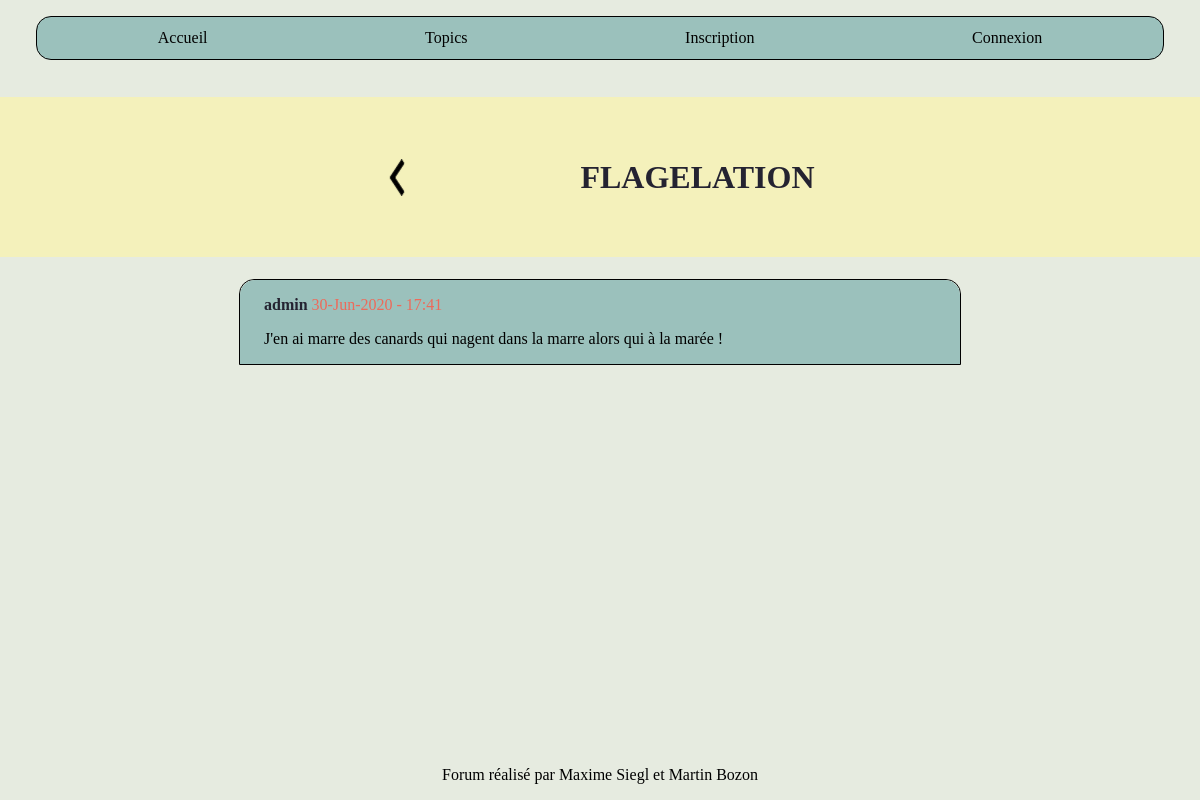
Page /messages.php?id_conv=4 on the earlier database version.
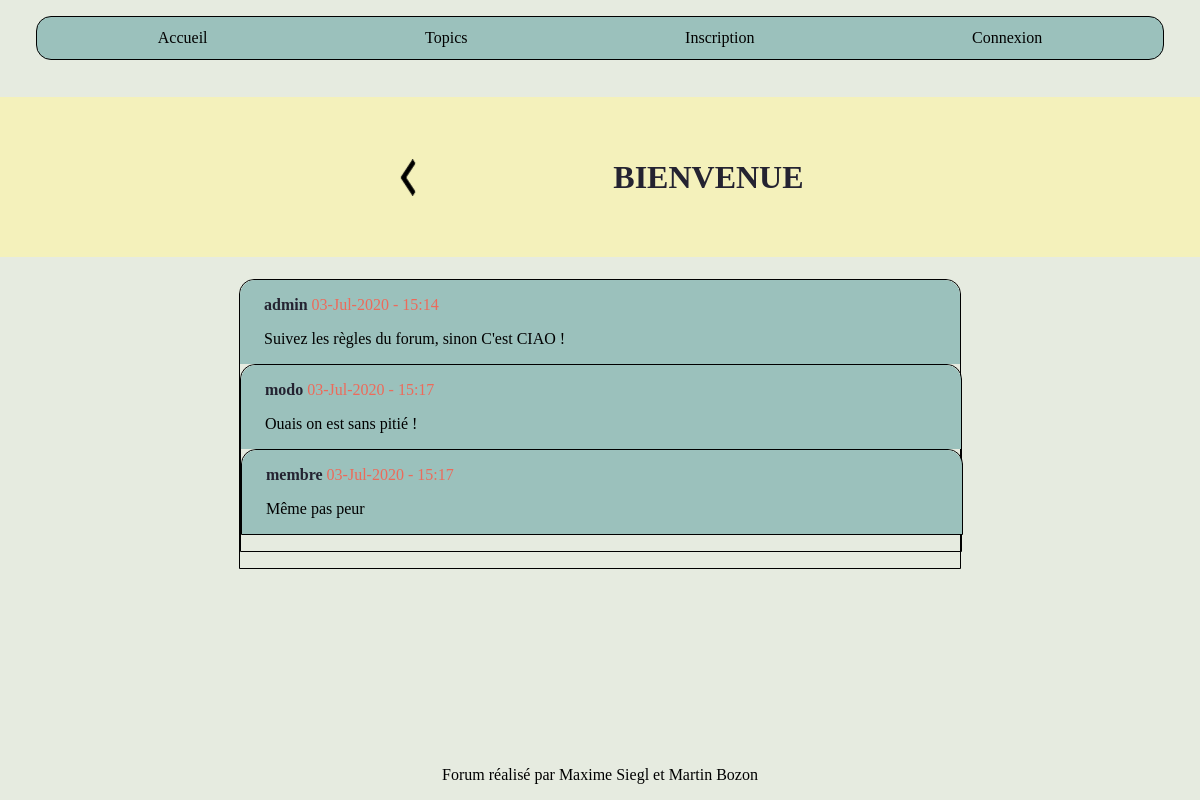
Same page on the later database version.
### tables this page shows
CREATE TABLE IF NOT EXISTS `conversations` (
  `id` int(11) NOT NULL AUTO_INCREMENT,
  `id_utilisateur` int(11) NOT NULL,
  `id_topic` int(11) NOT NULL,
  `titre` varchar(140) NOT NULL,
  `description` varchar(255) NOT NULL,
  `date` datetime NOT NULL DEFAULT current_timestamp(),
  `id_confidentialite` int(11) NOT NULL,
  PRIMARY KEY (`id`),
  KEY `id_topic` (`id_topic`)
);

CREATE TABLE IF NOT EXISTS `messages` (
  `id` int(11) NOT NULL AUTO_INCREMENT,
  `id_conversation` int(11) NOT NULL,
  `id_utilisateur` int(11) NOT NULL,
  `message` varchar(255) NOT NULL,
  `date` datetime DEFAULT current_timestamp(),
  PRIMARY KEY (`id`),
  KEY `id_conversation` (`id_conversation`)
);

CREATE TABLE IF NOT EXISTS `utilisateurs` (
  `id` int(11) NOT NULL AUTO_INCREMENT,
  `login` varchar(80) NOT NULL,
  `mdp` varchar(80) NOT NULL,
  `nom` varchar(255) NOT NULL,
  `prenom` varchar(255) NOT NULL,
  `mail` varchar(255) NOT NULL,
  `avatar` varchar(255) DEFAULT NULL,
  `id_confidentialite` int(11) NOT NULL DEFAULT 2,
  PRIMARY KEY (`id`)
);

### include/php_message.php (called while the page is built, shortened)
<?php
     if(isset($_GET["id_conv"]) && !empty($_GET["id_conv"]))
        {
            $id_conv = $_GET["id_conv"];
            $connexionbdd = connexionbdd();
            $requete_id_topic = "SELECT id_topic FROM conversations WHERE id=$id_conv";
            $query_id_topic = mysqli_query($connexionbdd, $requete_id_topic);
            $resultat_id_topic = mysqli_fetch_row($query_id_topic);
            $id_topic = $resultat_id_topic[0];
            $select_msg =  "SELECT *, DATE_FORMAT(date, '%H:%i') as heure, DATE_FORMAT(date, '%d-%b-%Y') as jour FROM utilisateurs INNER JOIN messages ON messages.id_utilisateur=utilisateurs.id WHERE id_conversation=$id_conv";
            $query_select_msg = mysqli_query($connexionbdd, $select_msg);
            $messages = mysqli_fetch_all($query_select_msg, MYSQLI_ASSOC);
            $requete_titre_conversation = "SELECT titre FROM conversations WHERE id=$id_conv";
            $query_titre_conversation = mysqli_query($connexionbdd, $requete_titre_conversation);
            $resultat_titre_conversation = mysqli_fetch_all($query_titre_conversation, MYSQLI_ASSOC);
            $titre_conversation = $resultat_titre_conversation[0]["titre"];
        }
    else
        {
            header("location:index.php");
        }
?>

### messages.php (the view, shortened to what this page needs)
<?php
    include 'include/php_message.php';
?>
<!DOCTYPE html>
<html>
<head>
    <link rel="stylesheet" href="css/style.css"/>
</head>
<body>
    <header>
        <?php include 'include/header.php';?>
    </header>
    <main id="messages">
        <h1><a href="conversation.php?id_topic=<?=$id_topic;?>" id="titre_msg"><img src="image/retour.png" alt="fleche retour" class="titre_retour"><?= mb_strtoupper($titre_conversation); ?></a></h1>
                            <?php
            foreach($messages as $numero_msg => $info_msg)
                {
                    ?>
                     <section class="messages_vu">
                            <section class="color_msg">
                                <section class="poster_a">
                                    <a href="membre.php?id_posteur=<?php echo $info_msg["id_utilisateur"];?>" class="login"><?php echo $info_msg["login"];?></a>
                                    <?= $info_msg["jour"] . " - " . $info_msg["heure"];?>
                                </section>
                                <p><?php echo $info_msg["message"];?></p>
                            </section>
                                <?php
                }
                    ?>
    </main>
    <?php include 'include/footer.php';?>
</body>
</html>

### include/header.php (shortened to what this page needs)
<section id="header">
    <ul>
        <li><a href="index.php">Accueil</a></li>
        <li><a href="topic.php">Topics</a></li>
        <?php
            if (isset($_SESSION['login']) == false)
            {
                echo '<li><a href="inscription.php">Inscription</a></li>';
                echo '<li><a href="connexion.php">Connexion</a></li>';
            }
        ?>
    </ul>
</section>

### include/footer.php
<footer>
    <p>Forum réalisé par Maxime Siegl et Martin Bozon</p>
</footer>

### css/style.css (style rules this page uses)
html { margin: 0; height: 100%; background-color: #E6EBE0; }
body { display: flex; flex-direction: column; margin: 0; flex-grow: 1; height: 100%; }
main { display: flex; flex-direction: column; flex-grow: 1; }
#header ul { display: flex; flex-direction: row; justify-content: space-around; list-style-type: none; border: 1px solid black; border-radius: 15px; padding: 1%; margin-left: 3%; margin-right: 3%; background-color: #9BC1BC; }
#header ul li a { text-decoration: none; color: black; }
#header ul { display: flex; flex-direction: row; justify-content: space-around; list-style-type: none; border: 1px solid black; border-radius: 15px; padding: 1%; margin-left: 3%; margin-right: 3%; }
#messages { align-items: center; }
#messages a { text-decoration: none; color: #242331; }
.color_msg { background-color: #9BC1BC; border-top-left-radius: 15px; border-top-right-radius: 15px; padding-left: 2vw; padding-top: 2vh; }
.poster_a { color: #ED6A5A; }
#messages h1 { display: flex; align-items: center; justify-content: center; width: 100%; height: 20vh; background-color: #F4F1BB; }
.messages_vu { display: flex; flex-direction: column; width: 60vw; border: 1px solid black; border-top-left-radius: 15px; border-top-right-radius: 15px; margin-bottom: 2vh; }
#titre_msg { display: flex; flex-direction: row; justify-content: space-around; flex-basis: 50%; }
.login { font-weight: bold; width: fit-content; }
footer { text-align: center; }

Differences in the rows shown:
changed conversations: titre "FLAGELATION" → "BIENVENUE"
changed messages "admin": jour "30-Jun-2020" → "03-Jul-2020"; heure "17:41" → "15:14"; message "J'en ai marre des canards qui nagent dans la marre alors qui à la marée !" → "Suivez les règles du forum, sinon C'est CIAO !"
now on this page (row edited): messages: id_utilisateur.login "modo", jour "03-Jul-2020", heure "15:17", message "Ouais on est sans pitié !"
added messages: id_utilisateur.login "membre", jour "03-Jul-2020", heure "15:17", message "Même pas peur"
